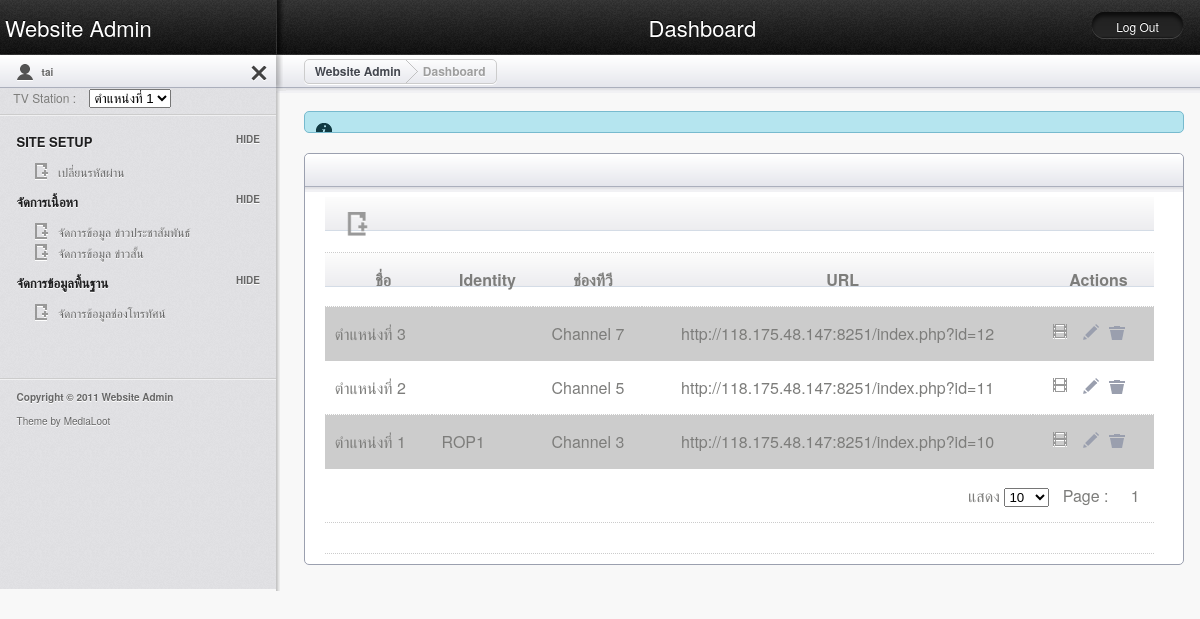
The app's page /demo/backend/adminhome.php (signed in), older data.
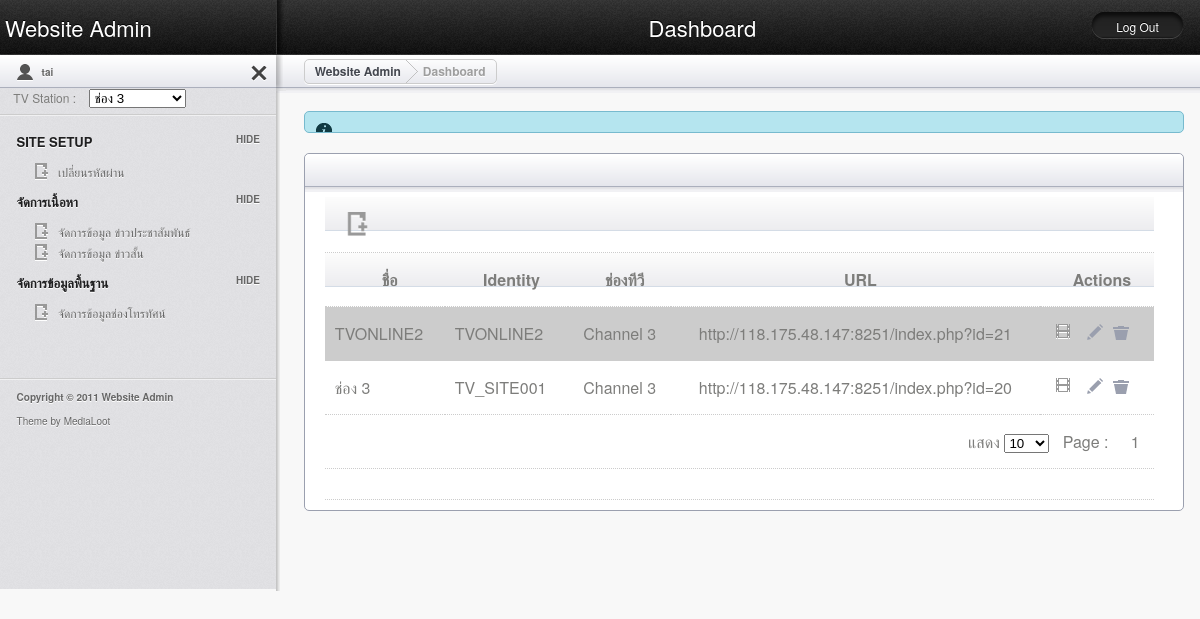
The same page, newer data.
### tables this page shows
CREATE TABLE IF NOT EXISTS `tb_b_hotspot` (
  `id` int(11) NOT NULL AUTO_INCREMENT,
  `hotspot_dns` varchar(2000) DEFAULT NULL,
  `hotspot_name` varchar(255) DEFAULT NULL,
  `hotspot_macaddress` varchar(255) DEFAULT NULL,
  `hotspot_ipaddress` varchar(255) DEFAULT NULL,
  `hotspot_lat` varchar(255) DEFAULT NULL,
  `hotspot_lng` varchar(255) DEFAULT NULL,
  `hotspot_image` varchar(255) DEFAULT NULL,
  `cb` varchar(25) DEFAULT NULL,
  `cd` datetime DEFAULT NULL,
  `mb` varchar(25) DEFAULT NULL,
  `md` datetime DEFAULT NULL,
  `hotspot_status` varchar(2) DEFAULT 'Y',
  `tambon_id` int(11) DEFAULT NULL,
  `amphur_id` int(11) DEFAULT NULL,
  `province_id` int(11) DEFAULT NULL,
  `popup` varchar(10) DEFAULT NULL,
  `dst` varchar(2000) DEFAULT NULL,
  `mac` varchar(50) DEFAULT NULL,
  `ip` varchar(30) DEFAULT NULL,
  `hostname` varchar(300) DEFAULT NULL,
  `link_login` varchar(300) DEFAULT NULL,
  `link_orig` varchar(2000) DEFAULT NULL,
  `error` varchar(500) DEFAULT NULL,
  `chap_id` varchar(1000) DEFAULT NULL,
  `chap_challenge` varchar(1000) DEFAULT NULL,
  `link_login_only` varchar(300) DEFAULT NULL,
  `link_orig_esc` varchar(300) DEFAULT NULL,
  `mac_esc` varchar(300) DEFAULT NULL,
  `login_by` varchar(100) DEFAULT NULL,
  `domain` varchar(300) DEFAULT NULL,
  `error_orig` varchar(500) DEFAULT NULL,
  `identity` varchar(50) DEFAULT NULL,
  `server_address` varchar(300) DEFAULT NULL,
  `tv_id` int(11) DEFAULT NULL,
  PRIMARY KEY (`id`)
);

CREATE TABLE IF NOT EXISTS `tb_b_tv_channel` (
  `id` int(11) NOT NULL AUTO_INCREMENT,
  `tv_name` varchar(255) DEFAULT NULL,
  `tv_url` text,
  `tv_desc` text,
  `status` char(1) DEFAULT 'N',
  `image` varchar(100) DEFAULT NULL,
  PRIMARY KEY (`id`)
);

### demo/backend/includes/connectdb.inc.php (called while the page is built, shortened)
<?php
	class connect_db {
		var $host="localhost";
		var $user="chong";
		var $password="123qwe";
		var $link_con=0;
		var $result;
		function connect_db() {
	  		$this->link_con = mysql_connect($this->host, $this->user, $this->password) or die("Can't Connect" . mysql_error());
		}
		function send_cmd($query){
  			$this->result = mysql_query($query,$this->link_con);
  			$this->count = mysql_num_rows($this->result);
  			return $this->count;
		}
		function get_data(){
			return mysql_fetch_row($this->result);
		}
		function get_result(){
			return mysql_fetch_array($this->result , MYSQL_BOTH);
		}
	}
	$db = new connect_db();
?>

### demo/backend/hotspot_init.php (the view, shortened to what the changed rows need)
	<link rel="stylesheet" type="text/css" href="popup/src/jquery.fancybox.css?v=2.1.5" media="screen" />
	<link rel="stylesheet" type="text/css" href="popup/src/helpers/jquery.fancybox-buttons.css?v=1.0.5" />
	<link rel="stylesheet" type="text/css" href="popup/src/helpers/jquery.fancybox-thumbs.css?v=1.0.7" />
<table class="tablesorter" cellspacing="0" width = "100%">
<thead>
	<tr>
		<td colspan = "25" valign = "middle"><a href = "javascript: localSubmitForm(new Array( 'menu', 'status' , 'desc' ),new Array(  'hotspot' , 'new' , 'Hotspot' ))"></a></td>
	</tr>
</thead>
<thead>
	<tr>
		<td align = "center"><b>ชื่อ</b></td>
		<td align = "center"><b>Identity</b></td>
		<td align = "center"><b>ช่องทีวี</b></td>
		<td align = "center"><b>URL</b></td>
		<td align = "center"><b>Actions</b></td>
	</tr>
</thead>
<tbody>
	<?php
	$bgcolor = "FFFFFF";
	$sql = "SELECT ceil( count(*)/$recPerPage ) FROM tb_b_hotspot a,tb_b_tv_channel b where a.tv_id = b.id and hotspot_status = 'Y' ";
	$db->send_cmd($sql);
	$noOfPage = 1;
	while ($row=$db->get_data())
	{
		$noOfPage = $row[0];
	}
	$sql = " select a.id,hotspot_name,hotspot_macaddress,tv_name,concat( 'http://118.175.48.147:8251/index.php?id=',a.id) as link  FROM tb_b_hotspot  a,tb_b_tv_channel b where a.tv_id = b.id and hotspot_status = 'Y' order by a.id desc";
	$db->send_cmd($sql);
	while ($row=$db->get_result())
	{
		$id = $row["id"];
		$hotspot_name = $row["hotspot_name"];
		$tv_name = $row["tv_name"];
		$hotspot_macaddress = $row["hotspot_macaddress"];
		$link = $row["link"];
		$bgcolor = $bgcolor=="FFFFFF" ? "CCCCCC" : "FFFFFF";
	?>
	<tr bgcolor ="<?=$bgcolor?>">
		<td>
			<?=$hotspot_name?>
		</td>
		<td>
			<?=$hotspot_macaddress?>
		</td>
		<td align = "center">
			<?=$tv_name?>
		</td>
		<td align = "center">
			<?=$link?>
		</td>
		<td align = "center"><a class="fancybox fancybox.iframe" href="popup/site_preview_tv.php?id=<?=$row["id"]?>"><input type="image" src="images/icn_video.png" title="Preview" ></a>
		<input type="image" src="images/icn_edit.png" title="Edit" onclick = "editItem('<?=$id?>'  )"><input type="image" src="images/icn_trash.png" title="Trash" onclick = "deleteItem('<?=$id?>' , '<?=$name?>' )"></td>
	</tr>
	<?php
	}
	include "paging.php";
	?>
</tbody>
</table>

### demo/backend/leftside.php (shortened to what the changed rows need)
<?php
if (!empty($hotspot_flag))
{
?>
&nbsp;&nbsp;&nbsp;&nbsp;TV Station : &nbsp;&nbsp;
 <select name = "hotspot_id" id = "hotspot_id" onchange = "localSubmitForm(new Array('hotspot'),new Array(this.value))">
		<?php
		for ($ii=0;$ii<count($user_hotspotid_array);$ii++)
		{
		?>
		<option value = "<?=$user_hotspotid_array[$ii]?>" <?=$user_hotspotid_array[$ii] == $hotspot ? "selected" : $ii==0 ? "selected" : "" ?> ><?=$user_hotspotname_array[$ii]?></option>
		<?php
		}
		?>
	</select>
<?php
}
?>
<hr/>
<h3>Site Setup</h3>
	<ul class="toggle">
<?php
if (isset($_SESSION["login_user_type"]) && ($_SESSION["login_user_type"]=="ADMIN_SITE_SUPER" || $_SESSION["login_user_type"]=="ADMIN_SUPER"))
{
?>
	  <li class="icn_new_article"><a href="javascript: localSubmitForm(new Array( 'menu', 'status' , 'desc' ),new Array(  'hotspot' , 'init' , 'TV Station' ))">TV Station</a></li>
	  <!--<li class="icn_new_article"><a href="javascript: localSubmitForm(new Array( 'menu', 'status' , 'desc' ),new Array(  'siteuser' , 'init' , 'Manage User' ))">Manage User</a></li>
	  <li class="icn_new_article"><a href="javascript: localSubmitForm(new Array( 'menu', 'status' , 'desc' ),new Array(  'backupuser' , 'init' , 'Backup User' ))">Backup User</a></li> -->
<?php
}
else
{
?>
		<li class="icn_new_article"><a href="javascript: localSubmitForm(new Array( 'menu', 'status' , 'desc' ),new Array(  'changepassword' , 'new' , 'เปลี่ยนรหัสผ่าน' ))">เปลี่ยนรหัสผ่าน</a></li>
<?php
}
?>
<?php
if (isset($_SESSION["login_user_type"]) && $_SESSION["login_user_type"]=="LANGUAGE")
{
?>
<h3>จัดการเนื้อหา</h3>
<ul class="toggle">
	<li class="icn_new_article"><a href="javascript: localSubmitForm(new Array( 'menu', 'status' , 'desc' ),new Array(  'news' , 'init' , 'จัดการข้อมูล ข่าวสารประชาสัมพันธ์' ))">จัดการข้อมูล ข่าวสารประชาสัมพันธ์</a></li>
	<li class="icn_new_article"><a href="javascript: localSubmitForm(new Array( 'menu', 'status' , 'desc' ),new Array(  'shortmsg' , 'init' , 'จัดการข้อมูล ข่าวสั้น' ))">จัดการข้อมูล ข่าวสั้น</a></li>
</ul>
<!-- <h3>จัดการข้อมูลพื้นฐาน</h3>
	<ul class="toggle">
		<li class="icn_new_article"><a href="javascript: localSubmitForm(new Array( 'menu', 'status' , 'desc' ),new Array(  'multilanguage' , 'init' , 'Manage Multilanguage' ))">Manage Multilanguage</a></li>
	</ul> -->
<?php
}
else
{
?>
	</ul>
<h3>จัดการเนื้อหา</h3>
<ul class="toggle">
	<li class="icn_new_article"><a href="javascript: localSubmitForm(new Array( 'menu', 'status' , 'desc' ),new Array(  'news' , 'init' , 'จัดการข้อมูล ข่าวสารประชาสัมพันธ์' ))">จัดการข้อมูล ข่าวประชาสัมพันธ์</a></li>
	<li class="icn_new_article"><a href="javascript: localSubmitForm(new Array( 'menu', 'status' , 'desc' ),new Array(  'shortmsg' , 'init' , 'จัดการข้อมูล ข่าวสั้น' ))">จัดการข้อมูล ข่าวสั้น</a></li>
</ul>
<h3>จัดการข้อมูลพื้นฐาน</h3>
<ul class="toggle">
	 <li class="icn_new_article"><a href="javascript: localSubmitForm(new Array( 'menu', 'status' , 'desc' ),new Array(  'tvchannel' , 'init' , 'จัดการข้อมูลช่องโทรทัศน์' ))">จัดการข้อมูลช่องโทรทัศน์</a></li>
</ul>
<?php
}
?>
<footer>
	<hr />
	<p><strong>Copyright &copy; 2011 Website Admin</strong></p>
	<p>Theme by <a href="http://www.medialoot.com">MediaLoot</a></p>
</footer>

### demo/backend/paging.php (shortened to what the changed rows need)
<tr>
	<td align="right" colspan = "15">แสดง
		<select name = "recPerPageOpt" onchange = "localSubmitForm( new Array('recordPerPage','groupPage') , new Array(this.options[this.selectedIndex].value,'0'))">
		</select>
		&nbsp;&nbsp;Page : &nbsp;&nbsp;
		<?php
			$groupPageLimit = 10;
			$startPage = 1;
			$endPage = ($noOfPage>$groupPageLimit) ? $groupPageLimit : $noOfPage;
		?>
		<?php
		for ($ii=$startPage;$ii<=$endPage;$ii++)
		{
			if ($pageNumber != $ii)
			{
				echo "&nbsp;<a href = \"javascript: localSubmitForm( new Array('pageNumber') , new Array('".$ii."'))\">".$ii."</a>&nbsp;";
			}
			else
			{
				echo "&nbsp;".$ii."&nbsp;";
			}
		}
		?>
	</td>
</tr>

Row changes from the older to the newer data that the page shows:
removed tb_b_hotspot: hotspot_name "ตำแหน่งที่ 3", tb_b_tv_channel.tv_name "Channel 7", link "http://118.175.48.147:8251/index.php?id=12"
removed tb_b_hotspot: hotspot_name "ตำแหน่งที่ 2", tb_b_tv_channel.tv_name "Channel 5", link "http://118.175.48.147:8251/index.php?id=11"
removed tb_b_hotspot: hotspot_name "ตำแหน่งที่ 1", hotspot_macaddress "ROP1", tb_b_tv_channel.tv_name "Channel 3", link "http://118.175.48.147:8251/index.php?id=10"
added tb_b_hotspot: hotspot_name "TVONLINE2", hotspot_macaddress "TVONLINE2", tb_b_tv_channel.tv_name "Channel 3", link "http://118.175.48.147:8251/index.php?id=21"
added tb_b_hotspot: hotspot_name "ช่อง 3", hotspot_macaddress "TV_SITE001", tb_b_tv_channel.tv_name "Channel 3", link "http://118.175.48.147:8251/index.php?id=20"
Text that changed along with them:
form field hotspot_id: "ตำแหน่งที่ 1" → "ช่อง 3"
